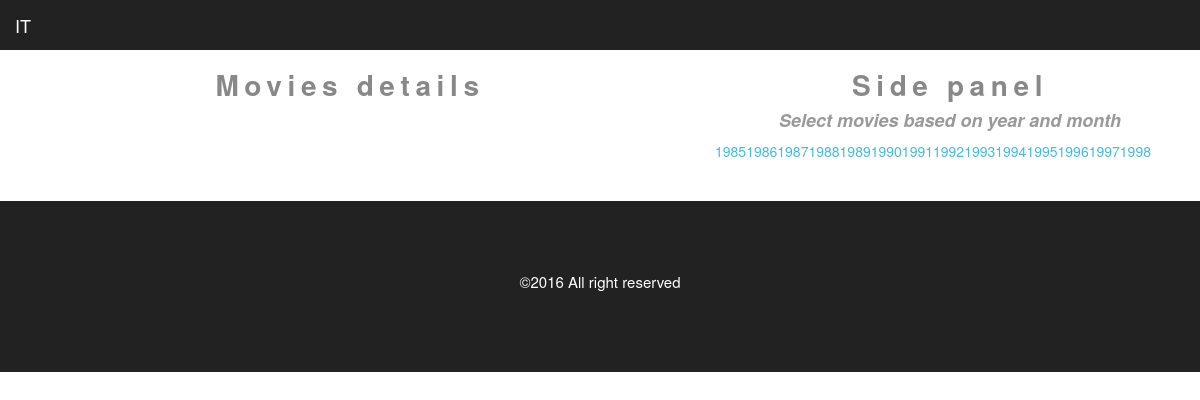
Screenshot of /movies_year.php with the database file from the repository.
### tables this page shows
CREATE TABLE IF NOT EXISTS `movies_year` (
  `id` int(11) NOT NULL,
  `year` varchar(20) NOT NULL
);

### movies_year.php (the view, shortened to what this page needs)
<?php include('db.php');  ?>
<!DOCTYPE html>
<html>
<head>
	<link rel="stylesheet" type="text/css" href="css/bootstrap.min.css">
	<link rel="stylesheet" type="text/css" href="css/style.css">
</head>
<body>
<?php include('inc/nav.php'); ?>
 <section>
 	<div class="container">
 		<div class="row">
 			<div class="col-md-7">
 				<h3>Movies details</h3>
 			</div>
 			<div class="col-md-5">
 				<h3>Side panel</h3>
 				<h4 align="center">Select movies based on year and month</h3>
 				<table class="table">
 				<tr>
 					<?php
                     $q = "SELECT * FROM movies_year";
                     $run_q = mysqli_query($connection, $q);
                     while($row = mysqli_fetch_assoc($run_q)){
                     	 $id = $row['id'];
                    	 $year = $row['year'];
                      echo "<a id='subject' href='movies_year.php?id=$id'>$year</a>";
                     }
 					?>
                    </tr>
 				    </table>
 				<br />
 			</div>
 		</div>
 	</div>
 </section>
<?php include('inc/footer.php'); ?>
</body>
</html>

### css/style.css (style rules this page uses)
body { background: #FFF; margin:0; padding:0; width: 100%; }
.container { width: 100%; }
.table { margin-top: 0; }
a { color: #fff; text-decoration: none; }
#subject { color: #4BD; }
h3 { text-align: center; color: #888; letter-spacing: 0.2em; font-size: 28px; font-weight: bolder; font-style: inherit; }
h4 { font-weight: bold; padding-left: 10px; padding-right: 10px; color: #999; font-style: italic; }

### rows the page displays
movies_year: year "1985"
movies_year: year "1986"
movies_year: year "1987"
movies_year: year "1988"
movies_year: year "1989"
movies_year: year "1990"
movies_year: year "1991"
movies_year: year "1992"
movies_year: year "1993"
movies_year: year "1994"
movies_year: year "1995"
movies_year: year "1996"
movies_year: year "1997"
movies_year: year "1998"
